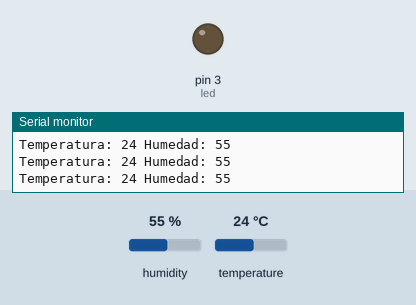
Simulated run of this sketch. Board: Arduino Uno, built with avr-gcc and run on an emulated ATmega328P. Parts: output pins drawn as LEDs (lit = HIGH), the last lines printed to the serial monitor. Inputs (shaded band) come from the test bench; at power-on: temperature 24 °C, humidity 55 %.

Above: at 2.8 s.
2.9 s: temperature set to 26 °C
5.7 s: temperature set to 29 °C
At 7.8 s:
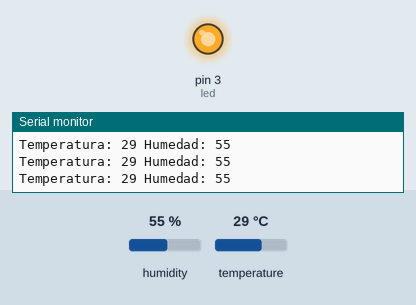
Timing chart, 0 to 9.3 s (numbered marks = the images above; inputs shaded):
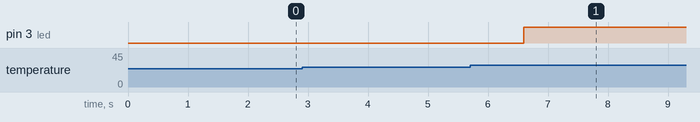

Measured:
- the behaviour switches between 27 and 28 °C on temperature (found by bisection; images 0 and 1)
- after the input at 5.7 s, pin 3 (led): LOW → HIGH after 0.90 s

The sketch:

Temperatura.ino
```cpp
#include <Adafruit_Sensor.h>

#include <DHT.h>
#include <DHT_U.h>

int led= 3;
int SENSOR = 4;
int temperatura;
int humedad;

DHT dht(SENSOR, DHT11);

void setup() {
  // put your setup code here, to run once:
  Serial.begin(9600);
  dht.begin();
  pinMode(led, OUTPUT);

}

void loop() {
  // put your main code here, to run repeatedly:

temperatura = dht.readTemperature();
humedad =dht.readHumidity();
//delay(1);

Serial.print("Temperatura: ");
Serial.print(temperatura);
Serial.print(" Humedad: ");

Serial.println(humedad);
delay(500);

if (temperatura >= 28){
  digitalWrite (led, HIGH);
}
}
```
